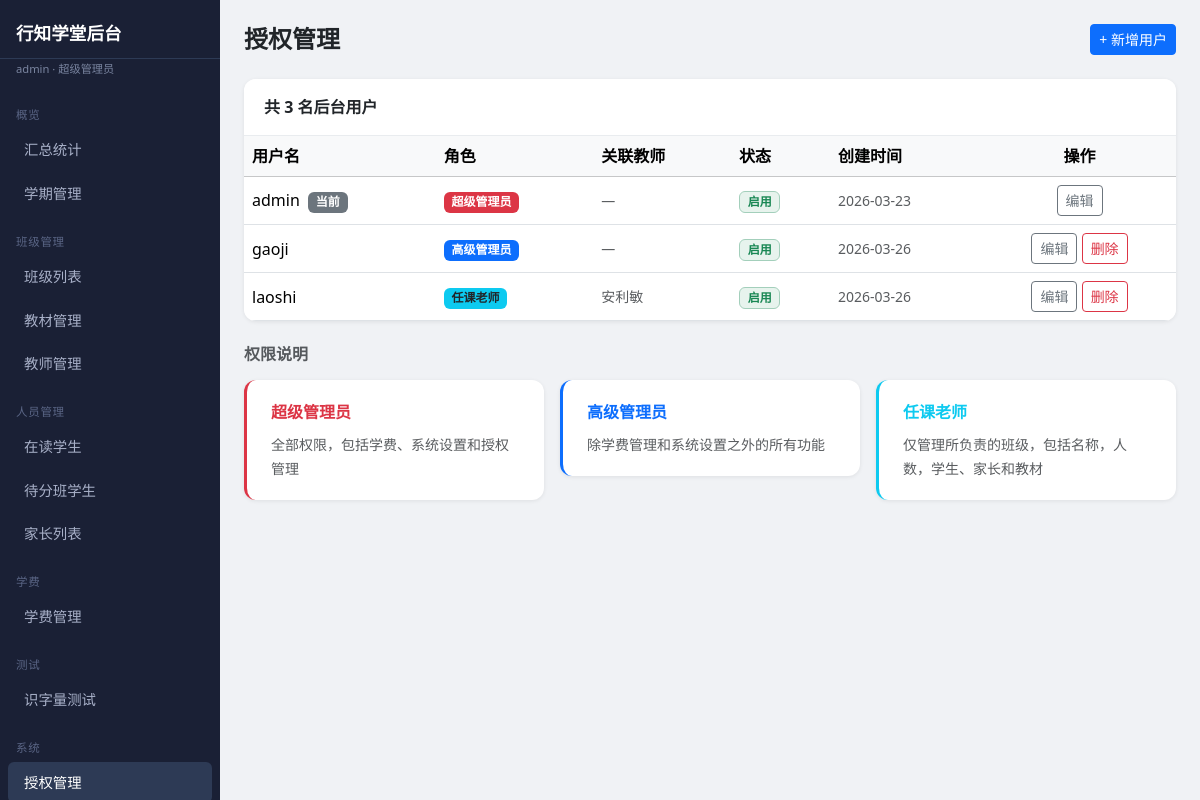
/admin/users (signed in), run on the app's committed database.
### app/models/admin_user.py (models this page shows, shortened)
class AdminUser(Base, TimestampMixin):
    __tablename__ = "admin_users"
    id: Mapped[int] = mapped_column(primary_key=True)
    username: Mapped[str] = mapped_column(String(100), unique=True, nullable=False)
    hashed_password: Mapped[str] = mapped_column(String(200), nullable=False)
    is_active: Mapped[bool] = mapped_column(Boolean, default=True)
    is_superadmin: Mapped[bool] = mapped_column(Boolean, default=False)
    role: Mapped[str] = mapped_column(String(20), nullable=False, default=ROLE_SENIOR_ADMIN)
    teacher_id: Mapped[Optional[int]] = mapped_column(
        Integer, ForeignKey("teachers.id"), nullable=True
    )
    teacher: Mapped[Optional["Teacher"]] = relationship("Teacher", foreign_keys=[teacher_id])  # noqa: F821

### app/models/teacher.py (models this page shows)
class Teacher(Base, TimestampMixin):
    __tablename__ = "teachers"
    id: Mapped[int] = mapped_column(primary_key=True)
    name: Mapped[str] = mapped_column(String(100), nullable=False)
    email: Mapped[Optional[str]] = mapped_column(String(200), nullable=True)
    phone: Mapped[Optional[str]] = mapped_column(String(50), nullable=True)
    gender: Mapped[Optional[str]] = mapped_column(String(10), nullable=True)  # male/female
    max_classes: Mapped[int] = mapped_column(Integer, default=3)
    class_teachers: Mapped[list["ClassTeacher"]] = relationship(  # noqa: F821
        back_populates="teacher"
    )

### app/web/admin.py (the view)
@router.get("/users", response_class=HTMLResponse)
async def users_list(request: Request, db: AsyncSession = Depends(get_db)):
    admin = await _get_admin(request, db)
    if not admin:
        return _login_redirect()
    if not admin.is_superadmin_role:
        return _forbidden()
    r = await db.execute(
        select(AdminUser)
        .options(selectinload(AdminUser.teacher))
        .order_by(AdminUser.id)
    )
    users = r.scalars().all()
    teachers_r = await db.execute(select(Teacher).order_by(Teacher.name))
    teachers = teachers_r.scalars().all()
    return templates.TemplateResponse(request, "admin/users.html", {
        "current_admin": admin,
        "users": users,
        "teachers": teachers,
        "role_labels": ROLE_LABELS,
    })

### app/templates/admin/users.html (shortened to what this page needs)
{% extends "admin/base.html" %}
{% block content %}
<div class="page-header d-flex justify-content-between align-items-center">
  <h4 class="mb-0 fw-bold">授权管理</h4>
  <button class="btn btn-primary btn-sm" data-bs-toggle="modal" data-bs-target="#newUserModal">+ 新增用户</button>
</div>
<div class="table-card">
  <div class="card-header">共 {{ users | length }} 名后台用户</div>
  <table class="table table-hover align-middle mb-0">
    <thead class="table-light">
      <tr>
        <th>用户名</th>
        <th>角色</th>
        <th>关联教师</th>
        <th>状态</th>
        <th>创建时间</th>
        <th class="text-center">操作</th>
      </tr>
    </thead>
    <tbody>
      {% for u in users %}
      <tr>
        <td class="fw-medium">
          {{ u.username }}
          {% if u.id == current_admin.id %}<span class="badge bg-secondary ms-1">当前</span>{% endif %}
        </td>
        <td>
          {% if u.role == 'superadmin' %}
            <span class="badge bg-danger">超级管理员</span>
          {% elif u.role == 'senior_admin' %}
            <span class="badge bg-primary">高级管理员</span>
          {% else %}
            <span class="badge bg-info text-dark">任课老师</span>
          {% endif %}
        </td>
        <td class="small text-muted">
          {% if u.teacher %}{{ u.teacher.name }}{% else %}—{% endif %}
        </td>
        <td>
          {% if u.is_active %}
            <span class="badge bg-success bg-opacity-10 text-success border border-success-subtle">启用</span>
          {% else %}
            <span class="badge bg-secondary bg-opacity-10 text-secondary border border-secondary-subtle">停用</span>
          {% endif %}
        </td>
        <td class="small text-muted">{{ u.created_at.strftime('%Y-%m-%d') }}</td>
        <td class="text-center">
          <button class="btn btn-sm btn-outline-secondary"
            data-bs-toggle="modal" data-bs-target="#editUserModal"
            data-user-id="{{ u.id }}"
            data-username="{{ u.username }}"
            data-role="{{ u.role }}"
            data-teacher-id="{{ u.teacher_id or '' }}"
            data-is-active="{{ 'on' if u.is_active else '' }}">
            编辑
          </button>
          {% if u.id != current_admin.id %}
          <form method="post" action="/admin/users/{{ u.id }}/delete" class="d-inline"
            onsubmit="return confirm('确认删除用户 {{ u.username }}？')">
            <button type="submit" class="btn btn-sm btn-outline-danger">删除</button>
          </form>
          {% endif %}
        </td>
      </tr>
      {% endfor %}
    </tbody>
  </table>
</div>
<div class="mt-4">
  <h6 class="text-muted fw-bold mb-3">权限说明</h6>
  <div class="row g-3">
    <div class="col-md-4">
      <div class="stat-card border-start border-danger border-3">
        <div class="fw-bold text-danger mb-2">超级管理员</div>
        <small class="text-muted">全部权限，包括学费、系统设置和授权管理</small>
      </div>
    </div>
    <div class="col-md-4">
      <div class="stat-card border-start border-primary border-3">
        <div class="fw-bold text-primary mb-2">高级管理员</div>
        <small class="text-muted">除学费管理和系统设置之外的所有功能</small>
      </div>
    </div>
    <div class="col-md-4">
      <div class="stat-card border-start border-info border-3">
        <div class="fw-bold text-info mb-2">任课老师</div>
        <small class="text-muted">仅管理所负责的班级，包括名称，人数，学生、家长和教材</small>
      </div>
    </div>
  </div>
</div>
{% endblock %}

### app/templates/admin/base.html (shortened to what this page needs)
<!doctype html>
<html lang="zh-CN">
<head>
  <link href="https://cdn.jsdelivr.net/npm/bootstrap@5.3.2/dist/css/bootstrap.min.css" rel="stylesheet">
</head>
<body>
{% set _role = current_admin.role if current_admin else '' %}
{% set _is_super = (_role == 'superadmin' or (current_admin and current_admin.is_superadmin)) %}
{% set _is_senior = (_is_super or _role == 'senior_admin') %}
<div class="sidebar">
  <div class="brand">行知学堂后台</div>
  {% if current_admin %}
  <div class="role-badge">{{ current_admin.username }} · {{ current_admin.role_label }}</div>
  {% endif %}
  <nav class="mt-1">
    <div class="nav-section">概览</div>
    <a href="/admin/" class="nav-link {% if request.url.path == '/admin/' %}active{% endif %}">汇总统计</a>
    {% if _is_senior %}
    <a href="/admin/semesters" class="nav-link {% if '/semesters' in request.url.path %}active{% endif %}">学期管理</a>
    {% endif %}
    <div class="nav-section">班级管理</div>
    <a href="/admin/classes" class="nav-link {% if '/classes' in request.url.path %}active{% endif %}">班级列表</a>
    <a href="/admin/materials" class="nav-link {% if '/materials' in request.url.path %}active{% endif %}">教材管理</a>
    {% if _is_senior %}
    <a href="/admin/teachers" class="nav-link {% if '/teachers' in request.url.path %}active{% endif %}">教师管理</a>
    {% endif %}
    <div class="nav-section">人员管理</div>
    <a href="/admin/enrolled-students" class="nav-link {% if '/enrolled-students' in request.url.path %}active{% endif %}">在读学生</a>
    {% if _is_senior %}
    <a href="/admin/pending-students" class="nav-link {% if '/pending-students' in request.url.path %}active{% endif %}">待分班学生</a>
    {% endif %}
    <a href="/admin/guardians" class="nav-link {% if '/guardians' in request.url.path %}active{% endif %}">家长列表</a>
    {% if _is_super %}
    <div class="nav-section">学费</div>
    <a href="/admin/tuition" class="nav-link {% if '/tuition' in request.url.path %}active{% endif %}">学费管理</a>
    {% endif %}
    {% if _is_senior %}
    <div class="nav-section">测试</div>
    <a href="/admin/literacy-tests" class="nav-link {% if '/literacy-tests' in request.url.path %}active{% endif %}">识字量测试</a>
    {% endif %}
    {% if _is_super %}
    <div class="nav-section">系统</div>
    <a href="/admin/users" class="nav-link {% if '/users' in request.url.path %}active{% endif %}">授权管理</a>
    {% endif %}
  </nav>
</div>
<div class="main-content">
  {% block content %}{% endblock %}
</div>
</body>
</html>

### app/templates/admin/base.html (style rules this page uses)
body { background: #f0f2f5; }
.sidebar { width: 220px; min-height: 100vh; background: #1a2035; position: fixed; top: 0; left: 0; }
.sidebar .brand { padding: 20px 16px 12px; color: #fff; font-size: 1.1rem; font-weight: 700; border-bottom: 1px solid #2d3a55; }
.sidebar .nav-link { color: #a8b0c8; padding: 10px 16px; border-radius: 6px; margin: 2px 8px; font-size: .9rem; }
.sidebar .nav-link:hover, .sidebar .nav-link.active { background: #2d3a55; color: #fff; }
.sidebar .nav-section { color: #5a6585; font-size: .72rem; text-transform: uppercase; letter-spacing: .06em; padding: 16px 16px 4px; }
.sidebar .role-badge { font-size: .7rem; color: #7a85a0; padding: 2px 16px 8px; }
.main-content { margin-left: 220px; padding: 24px; min-height: 100vh; }
.page-header { margin-bottom: 24px; }
.stat-card { background: #fff; border-radius: 12px; padding: 20px 24px; border: none; box-shadow: 0 1px 4px rgba(0,0,0,.08); }
.table-card { background: #fff; border-radius: 12px; box-shadow: 0 1px 4px rgba(0,0,0,.08); overflow: hidden; }
.table-card .table { margin: 0; }
.table-card .card-header { padding: 16px 20px; background: #fff; border-bottom: 1px solid #e9ecef; font-weight: 600; }

### data on the page
AdminUser: username "admin", role_label "超级管理员", shows "当前", is_active "启用", created_at "2026-03-23"
AdminUser: username "gaoji", role "高级管理员", is_active "启用", created_at "2026-03-26"
AdminUser: username "laoshi", role "任课老师", teacher.name "安利敏", is_active "启用", created_at "2026-03-26"

### other printed values
{{ users | length }} "3"
